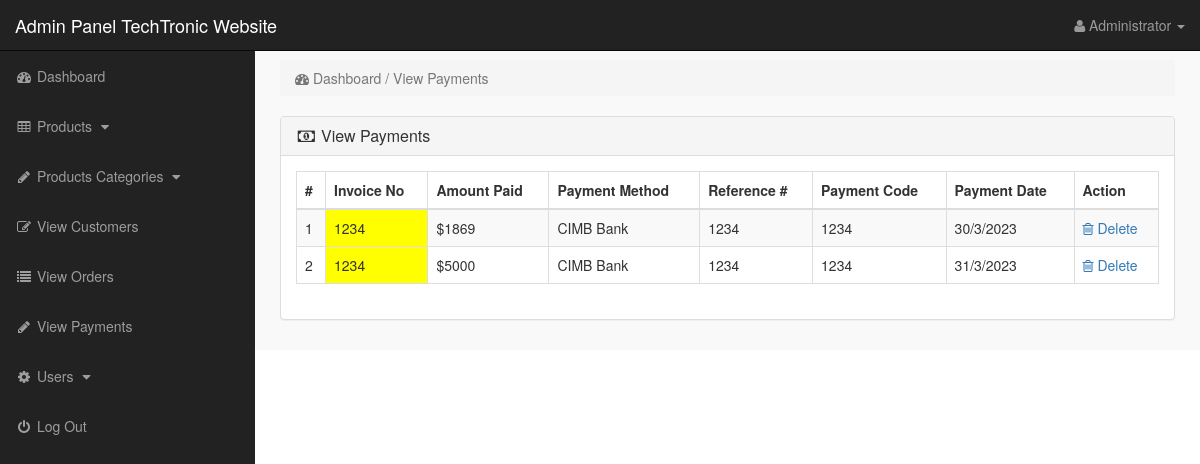
The app's page /admin_area/index.php?view_payments (signed in) with its own data.
### tables this page shows
CREATE TABLE `payments` (
  `payment_id` int(10) NOT NULL,
  `invoice_no` int(10) NOT NULL,
  `amount` int(10) NOT NULL,
  `payment_mode` text NOT NULL,
  `ref_no` int(10) NOT NULL,
  `code` int(10) NOT NULL,
  `payment_date` text NOT NULL
);

### admin_area/view_payments.php (the view)
<?php
if(!isset($_SESSION['admin_email'])){
echo "<script>window.open('login.php','_self')</script>";
}
else {
?>
<div class="row">
<div class="col-lg-12">
<ol class="breadcrumb">
<li class="active">
<i class="fa fa-dashboard"></i> Dashboard / View Payments
</li>
</ol>
</div>
</div>
<div class="row">
<div class="col-lg-12">
<div class="panel panel-default">
<div class="panel-heading">
<h3 class="panel-title">
<i class="fa fa-money fa-fw"> </i> View Payments
</h3>
</div>
<div class="panel-body">
<div class="table-responsive">
<table class="table table-hover table-bordered table-striped">
<thead>
<tr>
<th>#</th>
<th>Invoice No</th>
<th>Amount Paid</th>
<th>Payment Method</th>
<th>Reference #</th>
<th>Payment Code</th>
<th>Payment Date</th>
<th>Action</th>
</tr>
</thead>
<tbody>
<?php
$i = 0;
$get_payments = "select * from payments";
$run_payments = mysqli_query($con,$get_payments);
while($row_payments = mysqli_fetch_array($run_payments)){
$payment_id = $row_payments['payment_id'];
$invoice_no = $row_payments['invoice_no'];
$amount = $row_payments['amount'];
$payment_mode = $row_payments['payment_mode'];
$ref_no = $row_payments['ref_no'];
$code = $row_payments['code'];
$payment_date = $row_payments['payment_date'];
$i++;
?>
<tr>
<td><?php echo $i; ?></td>
<td bgcolor="yellow" ><?php echo $invoice_no; ?></td>
<td>$<?php echo $amount; ?></td>
<td><?php echo $payment_mode; ?></td>
<td><?php echo $ref_no; ?></td>
<td><?php echo $code; ?></td>
<td><?php echo $payment_date; ?></td>
<td>
<a href="index.php?payment_delete=<?php echo $payment_id; ?>" >
<i class="fa fa-trash-o" ></i> Delete
</a>
</td>
</tr>
<?php } ?>
</tbody>
</table>
</div>
</div>
</div>
</div>
</div>
<?php } ?>

### admin_area/includes/sidebar.php (shortened to what this page needs)
<?php
if(!isset($_SESSION['admin_email'])){
echo "<script>window.open('login.php','_self')</script>";
}
else {
?>
<nav class="navbar navbar-inverse navbar-fixed-top" >
<div class="navbar-header" >
<a class="navbar-brand" href="index.php?dashboard" >
    Admin Panel TechTronic Website
</a>
</div>
<ul class="nav navbar-right top-nav" >
<li class="dropdown" >
<a href="#" class="dropdown-toggle" data-toggle="dropdown" >
<i class="fa fa-user" ></i>
<?php echo $admin_name; ?> <b class="caret" ></b>
</a>
</li>
</ul>
<div class="collapse navbar-collapse navbar-ex1-collapse">
<ul class="nav navbar-nav side-nav">
<li>
<a href="index.php?dashboard">
<i class="fa fa-fw fa-dashboard"></i> Dashboard
</a>
</li>
<li>
<a href="#" data-toggle="collapse" data-target="#products">
<i class="fa fa-fw fa-table"></i> Products
<i class="fa fa-fw fa-caret-down"></i>
</a>
</li>
<li>
<a href="#" data-toggle="collapse" data-target="#p_cat">
<i class="fa fa-fw fa-pencil"></i> Products Categories
<i class="fa fa-fw fa-caret-down"></i>
</a>
</li>
<li>
<a href="index.php?view_customers">
<i class="fa fa-fw fa-edit"></i> View Customers
</a>
</li>
<li>
<a href="index.php?view_orders">
<i class="fa fa-fw fa-list"></i> View Orders
</a>
</li>
<li>
<a href="index.php?view_payments">
<i class="fa fa-fw fa-pencil"></i> View Payments
</a>
</li>
<li>
<a href="#" data-toggle="collapse" data-target="#users">
<i class="fa fa-fw fa-gear"></i> Users
<i class="fa fa-fw fa-caret-down"></i>
</a>
</li>
<li>
<a href="logout.php">
<i class="fa fa-fw fa-power-off"></i> Log Out
</a>
</li>
</ul>
</div>
</nav>
<?php } ?>

### admin_area/css/style.css (style rules this page uses)
body { margin-top:100px; }
@media (min-width: 768px) { body { margin-top:50px; } }
.top-nav { padding:0 15px; }
.top-nav>li { display:inline-block; float:left; }
.top-nav>li>a { padding-top:15px; padding-bottom:15px; line-height:20px; color:#999; }
@media (min-width: 768px) { .side-nav { position:fixed; top:51px; width:255px; border-radius:0; overflow-y:auto; background-color: #222; bottom:0; overflow-x:hidden; padding-bottom:40px; } }
@media (min-width: 768px) { .side-nav>li>a { width:255px; } }
.panel-body { border-radius:5px; }

### records on screen
payments: invoice_no "1234", amount "1869", payment_mode "CIMB Bank", ref_no "1234", code "1234", payment_date "30/3/2023"
payments: invoice_no "1234", amount "5000", payment_mode "CIMB Bank", ref_no "1234", code "1234", payment_date "31/3/2023"

### other values on screen
$admin_name "Administrator"
